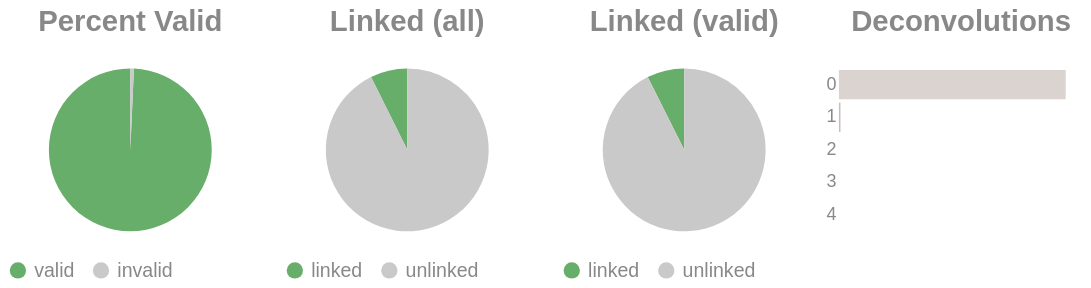

Notebook source saved alongside this figure:
### Code cell
if SKIPLR:
    pass
else:
    clash = Counter()
    for i in valids['molecule'].to_list():
        _mol = i.split("-")
        if len(_mol) == 1:
            clash.update('0')
        else:
            clash.update(_mol[-1])

    _d = {"deconvolutions": [], 'count': []}
    for k,v in clash.items():
        _d['deconvolutions'].append(k)
        _d['count'].append(v)

    tot_valid = valids['reads'].sum()
    mask = valids['reads'] >= 2
    n_linked_reads = valids.filter(mask)['reads'].sum()
    if n_linked_reads == 0:
        print_html("No linked molecules (>=2 reads) were detected; skipping linked-only distributions.")
        SKIPLR = True
    else:
        perc_valid = round(tot_valid / n_reads, 4)
        linked_perc_abs = round(n_linked_reads / n_reads, 4)
        linked_perc = round(n_linked_reads / tot_valid, 4)

    _valid = pl.DataFrame({"valids": ['valid', 'invalid'], "count": [tot_valid, n_reads - tot_valid]})
    _linked_abs = pl.DataFrame({"linked (absolute)": ['linked', 'unlinked'], "count": [n_linked_reads, n_reads - n_linked_reads]})
    _linked_rel = pl.DataFrame({"linked (valids)": ['linked', 'unlinked'], "count": [n_linked_reads, tot_valid - n_linked_reads]})

    (
        alt.hconcat(
            piechart(_valid, goodval = 'valid', title = "Percent Valid"),
            piechart(_linked_abs, goodval = "linked", title =  "Linked (all)"),
            piechart(_linked_rel, goodval = "linked", title =  "Linked (valid)"),
            convolutionbar(pl.DataFrame(_d), title = "Deconvolutions"),
            center = True,
            bounds = 'flush'
        )
        .resolve_scale(color='independent')
        .resolve_legend('independent')
        .properties(usermeta={'embedOptions': {"actions": False}})
    ).display()

### Figure 1 — Vega-Lite specification as saved in the notebook (floating-point values rounded to 4 significant figures)
{"width": "container", "height": 400, "config": {"title": {"anchor": "start", "dy": -15, "fontSize": 18, "color": "#888888", "subtitleColor": "#888888", "subtitleFontSize": 14}, "arc": {"fill": "#0072B2"}, "axis": {"domainColor": "#888888", "domainWidth": 0.5, "gridWidth": 0.2, "grid": false, "titleFontWeight": 400, "titleFontSize": 15, "labelFontSize": 11, "labelColor": "#888888", "tickColor": "#888888", "tickWidth": 0.2, "titleColor": "#888888"}, "axisBand": {"grid": false}, "axisX": {"grid": true, "tickSize": 10, "domainCap": "round"}, "axisY": {"domain": false, "grid": true, "tickSize": 0, "domainCap": "round"}, "background": "transparent", "header": {"labelFontSize": 15, "labelColor": "#888888", "titleFontSize": 15, "titleFontWeight": 600, "titleColor": "#888888"}, "legend": {"labelFont": "sans-serif", "labelFontSize": 12, "labelColor": "#888888", "symbolSize": 100, "symbolType": "circle", "titleFontSize": 12, "titlePadding": 10, "titleColor": "#888888", "title": null}, "range": {"category": ["#E69F00", "#56B4E9", "#009E73", "#F0E442", "#0072B2", "#D55E00", "#CC79A7", "#000000"], "diverging": ["#cfe8f3", "#a2d4ec", "#73bfe2", "#46abdb", "#1696d2", "#12719e"]}, "area": {"fill": "#0072B2", "fillOpacity": 0.7, "line": true, "strokeOpacity": 0.7}, "line": {"color": "#0072B2", "stroke": "#0072B2", "strokeWidth": 2}, "trail": {"color": "#0072B2", "stroke": "#0072B2", "strokeWidth": 0, "size": 1}, "point": {"filled": true, "fillOpacity": 1.0, "size": 95}, "text": {"color": "#888888", "fontSize": 11, "align": "right", "fontWeight": 400, "size": 11}, "bar": {"fill": "#0072B2", "stroke": null}, "view": {"stroke": null, "continuousWidth": 660, "continuousHeight": 400}}, "hconcat": [{"data": {"name": "data-c7e9f1abf84263ccdb9e94ee693e6e6c"}, "mark": {"type": "arc"}, "encoding": {"color": {"field": "valids", "legend": {"orient": "bottom", "title": null}, "scale": {"domain": ["valid", "invalid"], "range": ["#68ae6b", "#C9C9C9"]}, "title": "Valids", "type": "nominal"}, "theta": {"field": "count", "type": "quantitative"}, "tooltip": [{"field": "valids", "title": "Valids", "type": "ordinal"}, {"field": "percent", "format": ".2%", "title": "Percent", "type": "quantitative"}, {"field": "count", "title": "Count", "type": "quantitative"}]}, "height": 100, "title": {"text": "Percent Valid", "align": "center", "anchor": "middle"}, "transform": [{"calculate": "datum.count / 882931", "as": "percent"}], "width": 150}, {"data": {"name": "data-a188f0b00ef1edfa4cbaec71733f2dab"}, "mark": {"type": "arc"}, "encoding": {"color": {"field": "linked (absolute)", "legend": {"orient": "bottom", "title": null}, "scale": {"domain": ["linked", "unlinked"], "range": ["#68ae6b", "#C9C9C9"]}, "title": "Linked (Absolute)", "type": "nominal"}, "theta": {"field": "count", "type": "quantitative"}, "tooltip": [{"field": "linked (absolute)", "title": "Linked (Absolute)", "type": "ordinal"}, {"field": "percent", "format": ".2%", "title": "Percent", "type": "quantitative"}, {"field": "count", "title": "Count", "type": "quantitative"}]}, "height": 100, "title": {"text": "Linked (all)", "align": "center", "anchor": "middle"}, "transform": [{"calculate": "datum.count / 882931", "as": "percent"}], "width": 150}, {"data": {"name": "data-4fc68b39ccbc648af2369b3e2c01b358"}, "mark": {"type": "arc"}, "encoding": {"color": {"field": "linked (valids)", "legend": {"orient": "bottom", "title": null}, "scale": {"domain": ["linked", "unlinked"], "range": ["#68ae6b", "#C9C9C9"]}, "title": "Linked (Valids)", "type": "nominal"}, "theta": {"field": "count", "type": "quantitative"}, "tooltip": [{"field": "linked (valids)", "title": "Linked (Valids)", "type": "ordinal"}, {"field": "percent", "format": ".2%", "title": "Percent", "type": "quantitative"}, {"field": "count", "title": "Count", "type": "quantitative"}]}, "height": 100, "title": {"text": "Linked (valid)", "align": "center", "anchor": "middle"}, "transform": [{"calculate": "datum.count / 876690", "as": "percent"}], "width": 150}, {"data": {"name": "data-cf9bb1f6d7a9d52bfd379ca039175faf"}, "mark": {"type": "bar"}, "encoding": {"color": {"field": "deconvolutions", "legend": null, "scale": {"scheme": "lightgreyred"}, "type": "nominal"}, "tooltip": [{"field": "deconvolutions", "title": "Deconvolutions", "type": "ordinal"}, {"field": "percent", "format": ".2%", "title": "Percent", "type": "quantitative"}, {"field": "count", "title": "Count", "type": "quantitative"}], "x": {"axis": null, "field": "count", "type": "quantitative"}, "y": {"field": "deconvolutions", "sort": "ascending", "title": null, "type": "nominal"}}, "height": 100, "title": {"text": "Deconvolutions", "align": "center", "anchor": "middle"}, "transform": [{"calculate": "datum.count / 840810", "as": "percent"}], "width": 150}], "bounds": "flush", "center": true, "resolve": {"legend": {"angle": "independent"}, "scale": {"color": "independent"}}, "usermeta": {"embedOptions": {"actions": false}}, "$schema": "https://vega.github.io/schema/vega-lite/v6.1.0.json", "datasets": {"data-c7e9f1abf84263ccdb9e94ee693e6e6c": [{"valids": "valid", "count": 876690}, {"valids": "invalid", "count": 6241}], "data-a188f0b00ef1edfa4cbaec71733f2dab": [{"linked (absolute)": "linked", "count": 64787}, {"linked (absolute)": "unlinked", "count": 818144}], "data-4fc68b39ccbc648af2369b3e2c01b358": [{"linked (valids)": "linked", "count": 64787}, {"linked (valids)": "unlinked", "count": 811903}], "data-cf9bb1f6d7a9d52bfd379ca039175faf": [{"deconvolutions": "0", "count": 835141}, {"deconvolutions": "1", "count": 5589}, {"deconvolutions": "2", "count": 74}, {"deconvolutions": "3", "count": 4}, {"deconvolutions": "4", "count": 2}]}}
